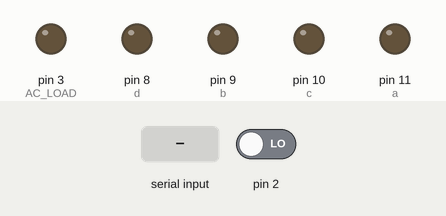
Simulated run of this sketch. Board: Arduino Uno, built with avr-gcc and run on an emulated ATmega328P. Parts: output pins drawn as LEDs (lit = HIGH). The test bench sets the inputs (shaded band); at power-on: pin 2 LOW. What the sketch prints to the serial monitor is not drawn.

Above: at 1.2 s.
1.3 s: "a" received over Serial
At 2.3 s:
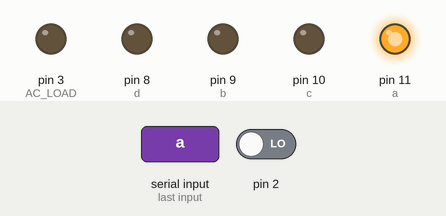
2.8 s: "d" received over Serial
At 3.4 s:
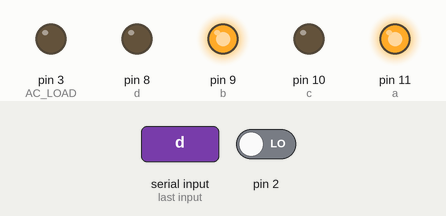
4.3 s: "b" received over Serial
At 4.6 s:
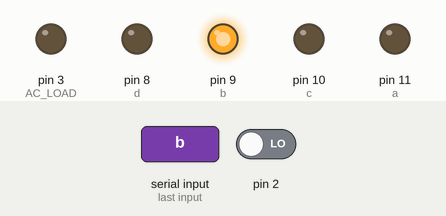
5.8 s: "g" received over Serial
At 6.9 s:
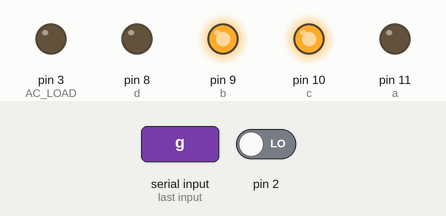
7.3 s: "e" received over Serial
At 8.0 s:
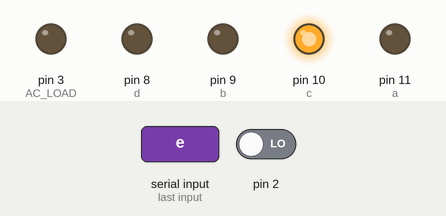
8.8 s: "j" received over Serial
At 9.2 s:
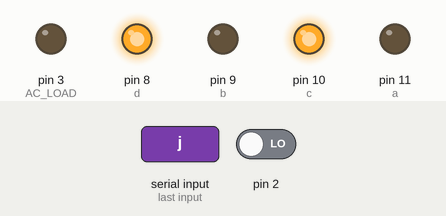
Timing chart, 0 to 11.3 s (numbered marks = the images above; inputs shaded):
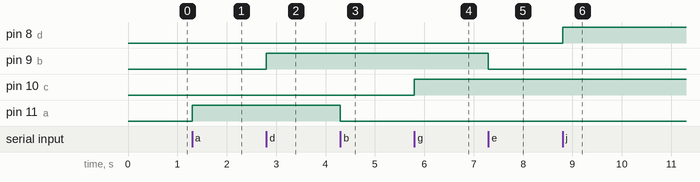

The sketch:

care_home.ino
```cpp
#define CORRECTION 700

int AC_LOAD = 3;    // Output to Opto Triac pin. That means connect RLY pin to Arduino Uno's pin number 3.
int dimming = 85;  // Dimming level (0-128)  0 = ON, 128 = OFF
int incomingByte;   // for incoming serial data


int a=11;
int b=9;
int c=10;
int d=8;
int state;
int flag=0;
int stateStop=0;


void setup() {
  // initialize the digital pin as an output.
  pinMode(a, OUTPUT);
 pinMode(b, OUTPUT);
 pinMode(c, OUTPUT);
 pinMode(d, OUTPUT);
   pinMode(AC_LOAD, OUTPUT);// Set AC Load pin as output
  attachInterrupt(0, zero_crosss_int, RISING);

  Serial.begin(115200);
}


void zero_crosss_int()  //function to be fired at the zero crossing to dim the light
{
  int dimtime = (95*dimming);    // For 60Hz =>65
  delayMicroseconds(dimtime+CORRECTION);    // Wait till firing the TRIAC
  digitalWrite(AC_LOAD, HIGH);   // Fire the TRIAC
  delayMicroseconds(10);         // triac On propogation delay
         // (for 60Hz use 8.33) Some Triacs need a longer period
  digitalWrite(AC_LOAD, LOW);    // No longer trigger the TRIAC (the next zero crossing will swith it off) TRIAC
}

void loop() {
  if(Serial.available() > 0){
      state = Serial.read();
      flag=0;

    }


 if (state == 'a') {
       digitalWrite(a, HIGH);
        if(flag == 0){
          Serial.println("Light1 On");
          Serial.println(state);
          Serial.write(state);
          flag=1;
        }
    }
    else if (state == 'b') {
       digitalWrite(a, LOW);
        if(flag == 0){
          Serial.println("Light1 Off!");
           Serial.println(state);
           Serial.write(state);
          flag=1;
        }
    }
      if (state == 'd') {
       digitalWrite(b, HIGH);
        if(flag == 0){
          Serial.println("Light2 On");
          Serial.println(state);
          Serial.write(state);
          flag=1;
        }
    }
    else if (state == 'e') {
       digitalWrite(b, LOW);
        if(flag == 0){
          Serial.println("Light2 Off!");
           Serial.println(state);
           Serial.write(state);
          flag=1;
        }
    }
     if (state == 'g') {
       digitalWrite(c, HIGH);
        if(flag == 0){
          Serial.println("Light3 On");
          Serial.println(state);
          Serial.write(state);
          flag=1;
        }
    }
    else if (state == 'h') {
       digitalWrite(c, LOW);
        if(flag == 0){
          Serial.println("Light3 Off!");
           Serial.println(state);
           Serial.write(state);
          flag=1;
        }
    }
     if (state == 'j') {
       digitalWrite(d, HIGH);
        if(flag == 0){
          Serial.println("Light4 On");
          Serial.println(state);
          Serial.write(state);
          flag=1;
        }
    }
    else if (state == 'k') {
       digitalWrite(d, LOW);
        if(flag == 0){
          Serial.println("Light4 Off!");
           Serial.println(state);
           Serial.write(state);
          flag=1;
        }
    }

    if (state == '1') {

        if(flag == 0){
    dimming=100-2*10;

    delay(10);
          flag=1;
        }
    }
     if (state == '2') {

        if(flag == 0){
    dimming=100-3*10;

    delay(10);
          flag=1;
        }
    }
         if (state == '3') {

        if(flag == 0){
    dimming=100-4*10;

    delay(10);
          flag=1;
        }
    }

    if (state == '4') {

        if(flag == 0){
    dimming=100-5*10;

    delay(10);
          flag=1;
        }
    }

      if (state == '5') {

        if(flag == 0){
    dimming=100-9*10;

    delay(10);
          flag=1;
        }
    }
        if (state == '0') {

        if(flag == 0){
    dimming=100-10;

    delay(10);
          flag=1;
        }
    }
}
```

Measured:
- after the input at 1.3 s, pin 11 (a): LOW → HIGH at once
- after the input at 2.8 s, pin 9 (b): LOW → HIGH at once
- after the input at 4.3 s, pin 11 (a): HIGH → LOW at once
- after the input at 5.8 s, pin 10 (c): LOW → HIGH at once
- after the input at 7.3 s, pin 9 (b): HIGH → LOW at once
- after the input at 8.8 s, pin 8 (d): LOW → HIGH at once
